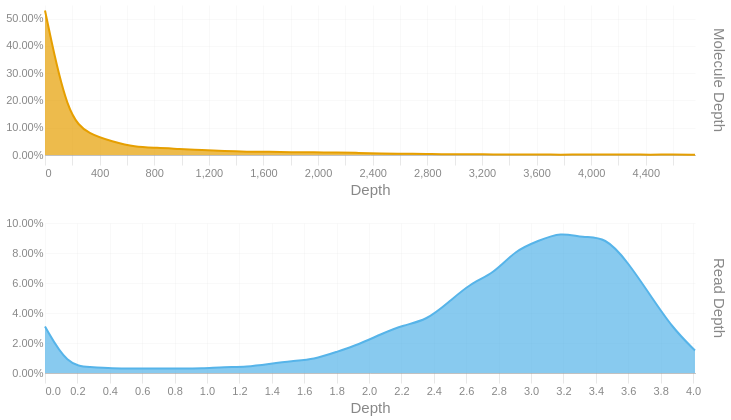

Notebook code cell kept with this figure:
### Code cell
readdep = depth_hist(tb['Read Depth'], q99, 3)
readdep = readdep.with_columns(pl.lit('Read Depth').alias('Metric'))
if not SKIPLR:
    moldep = depth_hist(tb['Molecule Depth'], mol_q99, 1)
    moldep = moldep.with_columns(pl.lit('Molecule Depth').alias('Metric'))
    _hist = pl.concat([readdep, moldep])
    _hist = _hist.filter(pl.col('Proportion') != 0)
    with SafeRender(_hist):
        (
            alt.Chart(_hist)        
            .mark_area(interpolate = "basis")
            .encode(
                x=alt.X('Bin:Q').scale(domainMin=0).axis(alt.Axis(title='Depth')),
                y = alt.Y('Proportion:Q', title = None).axis(format = '.2%'),
                color = alt.Color('Metric:N').legend(None),
                row = alt.Row("Metric:N").header(title = None, labelOrient = 'right'),
                tooltip = [
                    alt.Tooltip("Metric:N", title = "Metric"),
                    alt.Tooltip('Interval:N', title = "Depth Interval"),
                    alt.Tooltip('Proportion:Q', title = "% Alignments").format('.2%')
                ]
            )
            .resolve_scale(x='independent', y='independent')
            .properties(
                height = 150, width = 650,
                usermeta={'embedOptions': {'downloadFileName': f'{samplename}.depth.hist'}}
            )
        ).display()
else:
    readdep = readdep.filter(pl.col('Proportion') != 0)
    with SafeRender(readdep):
        (
            alt.Chart(readdep)        
            .mark_area(interpolate = "basis")
            .encode(
                x=alt.X('Bin:Q').scale(domainMin=0).axis(alt.Axis(title='Depth')),
                y = alt.Y('Proportion:Q', title = None).axis(format = '.2%'),
                tooltip = [
                    alt.Tooltip('Interval:N', title = "Depth Interval"),
                    alt.Tooltip('Proportion:Q', title = "% Alignments").format('.2%')
                ]
            )
            .properties(
                usermeta={'embedOptions': {'downloadFileName': f'{samplename}.depth.hist'}}
            )
        ).display()

### Figure 1 — Vega-Lite specification as saved in the notebook (floating-point values rounded to 4 significant figures)
{"width": 650, "height": 150, "config": {"title": {"anchor": "start", "dy": -15, "fontSize": 18, "color": "#888888", "subtitleColor": "#888888", "subtitleFontSize": 14}, "arc": {"fill": "#0072B2"}, "axis": {"domainColor": "#888888", "domainWidth": 0.5, "gridWidth": 0.2, "grid": false, "titleFontWeight": 400, "titleFontSize": 15, "labelFontSize": 11, "labelColor": "#888888", "tickColor": "#888888", "tickWidth": 0.2, "titleColor": "#888888"}, "axisBand": {"grid": false}, "axisX": {"grid": true, "tickSize": 10, "domainCap": "round"}, "axisY": {"domain": false, "grid": true, "tickSize": 0, "domainCap": "round"}, "background": "transparent", "header": {"labelFontSize": 15, "labelColor": "#888888", "titleFontSize": 15, "titleFontWeight": 600, "titleColor": "#888888"}, "legend": {"labelFont": "sans-serif", "labelFontSize": 12, "labelColor": "#888888", "symbolSize": 100, "symbolType": "circle", "titleFontSize": 12, "titlePadding": 10, "titleColor": "#888888", "title": null}, "range": {"category": ["#E69F00", "#56B4E9", "#009E73", "#F0E442", "#0072B2", "#D55E00", "#CC79A7", "#000000"], "diverging": ["#cfe8f3", "#a2d4ec", "#73bfe2", "#46abdb", "#1696d2", "#12719e"]}, "area": {"fill": "#0072B2", "fillOpacity": 0.7, "line": true, "strokeOpacity": 0.7}, "line": {"color": "#0072B2", "stroke": "#0072B2", "strokeWidth": 2}, "trail": {"color": "#0072B2", "stroke": "#0072B2", "strokeWidth": 0, "size": 1}, "point": {"filled": true, "fillOpacity": 1.0, "size": 95}, "text": {"color": "#888888", "fontSize": 11, "align": "right", "fontWeight": 400, "size": 11}, "bar": {"fill": "#0072B2", "stroke": null}, "view": {"stroke": null, "continuousWidth": 660, "continuousHeight": 400}}, "data": {"name": "data-38b8b52c599dd5253ed47f9bc27008db"}, "mark": {"type": "area", "interpolate": "basis"}, "encoding": {"color": {"field": "Metric", "legend": null, "type": "nominal"}, "row": {"field": "Metric", "header": {"title": null, "labelOrient": "right"}, "type": "nominal"}, "tooltip": [{"field": "Metric", "title": "Metric", "type": "nominal"}, {"field": "Interval", "title": "Depth Interval", "type": "nominal"}, {"field": "Proportion", "format": ".2%", "title": "% Alignments", "type": "quantitative"}], "x": {"axis": {"title": "Depth"}, "field": "Bin", "scale": {"domainMin": 0}, "type": "quantitative"}, "y": {"axis": {"format": ".2%"}, "field": "Proportion", "title": null, "type": "quantitative"}}, "resolve": {"scale": {"x": "independent", "y": "independent"}}, "usermeta": {"embedOptions": {"downloadFileName": "S6_Kennetcook_3563.depth.hist"}}, "$schema": "https://vega.github.io/schema/vega-lite/v6.1.0.json", "datasets": {"data-38b8b52c599dd5253ed47f9bc27008db": [{"Bin": 0.0, "Interval": "0.0-0.138", "Proportion": 0.031, "Metric": "Read Depth"}, {"Bin": 0.138, "Interval": "0.138-0.277", "Proportion": 0.005, "Metric": "Read Depth"}, {"Bin": 0.277, "Interval": "0.277-0.415", "Proportion": 0.004, "Metric": "Read Depth"}, {"Bin": 0.415, "Interval": "0.415-0.553", "Proportion": 0.003, "Metric": "Read Depth"}, {"Bin": 0.553, "Interval": "0.553-0.692", "Proportion": 0.003, "Metric": "Read Depth"}, {"Bin": 0.692, "Interval": "0.692-0.83", "Proportion": 0.003, "Metric": "Read Depth"}, {"Bin": 0.83, "Interval": "0.83-0.968", "Proportion": 0.003, "Metric": "Read Depth"}, {"Bin": 0.968, "Interval": "0.968-1.107", "Proportion": 0.003, "Metric": "Read Depth"}, {"Bin": 1.107, "Interval": "1.107-1.245", "Proportion": 0.004, "Metric": "Read Depth"}, {"Bin": 1.245, "Interval": "1.245-1.383", "Proportion": 0.004, "Metric": "Read Depth"}, {"Bin": 1.383, "Interval": "1.383-1.522", "Proportion": 0.006, "Metric": "Read Depth"}, {"Bin": 1.522, "Interval": "1.522-1.66", "Proportion": 0.008, "Metric": "Read Depth"}, {"Bin": 1.66, "Interval": "1.66-1.798", "Proportion": 0.009, "Metric": "Read Depth"}, {"Bin": 1.798, "Interval": "1.798-1.937", "Proportion": 0.014, "Metric": "Read Depth"}, {"Bin": 1.937, "Interval": "1.937-2.075", "Proportion": 0.019, "Metric": "Read Depth"}, {"Bin": 2.075, "Interval": "2.075-2.213", "Proportion": 0.026, "Metric": "Read Depth"}, {"Bin": 2.213, "Interval": "2.213-2.352", "Proportion": 0.032, "Metric": "Read Depth"}, {"Bin": 2.352, "Interval": "2.352-2.49", "Proportion": 0.035, "Metric": "Read Depth"}, {"Bin": 2.49, "Interval": "2.49-2.628", "Proportion": 0.047, "Metric": "Read Depth"}, {"Bin": 2.628, "Interval": "2.628-2.767", "Proportion": 0.06, "Metric": "Read Depth"}, {"Bin": 2.767, "Interval": "2.767-2.905", "Proportion": 0.066, "Metric": "Read Depth"}, {"Bin": 2.905, "Interval": "2.905-3.043", "Proportion": 0.082, "Metric": "Read Depth"}, {"Bin": 3.043, "Interval": "3.043-3.182", "Proportion": 0.088, "Metric": "Read Depth"}, {"Bin": 3.182, "Interval": "3.182-3.32", "Proportion": 0.094, "Metric": "Read Depth"}, {"Bin": 3.32, "Interval": "3.32-3.458", "Proportion": 0.09, "Metric": "Read Depth"}, {"Bin": 3.458, "Interval": "3.458-3.597", "Proportion": 0.091, "Metric": "Read Depth"}, {"Bin": 3.597, "Interval": "3.597-3.735", "Proportion": 0.074, "Metric": "Read Depth"}, {"Bin": 3.735, "Interval": "3.735-3.873", "Proportion": 0.052, "Metric": "Read Depth"}, {"Bin": 3.873, "Interval": "3.873-4.012", "Proportion": 0.03, "Metric": "Read Depth"}, {"Bin": 4.012, "Interval": "4.012-4.15", "Proportion": 0.015, "Metric": "Read Depth"}, {"Bin": 0.0, "Interval": "0.0-164.1", "Proportion": 0.53, "Metric": "Molecule Depth"}, {"Bin": 164.1, "Interval": "164.1-328.3", "Proportion": 0.137, "Metric": "Molecule Depth"}, {"Bin": 328.3, "Interval": "328.3-492.4", "Proportion": 0.075, "Metric": "Molecule Depth"}, {"Bin": 492.4, "Interval": "492.4-656.6", "Proportion": 0.05, "Metric": "Molecule Depth"}, {"Bin": 656.6, "Interval": "656.6-820.7", "Proportion": 0.029, "Metric": "Molecule Depth"}, {"Bin": 820.7, "Interval": "820.7-984.9", "Proportion": 0.027, "Metric": "Molecule Depth"}, {"Bin": 984.9, "Interval": "984.9-1149.0", "Proportion": 0.022, "Metric": "Molecule Depth"}, {"Bin": 1149.0, "Interval": "1149.0-1313.2", "Proportion": 0.018, "Metric": "Molecule Depth"}, {"Bin": 1313.0, "Interval": "1313.2-1477.3", "Proportion": 0.014, "Metric": "Molecule Depth"}, {"Bin": 1477.0, "Interval": "1477.3-1641.5", "Proportion": 0.012, "Metric": "Molecule Depth"}, {"Bin": 1642.0, "Interval": "1641.5-1805.6", "Proportion": 0.012, "Metric": "Molecule Depth"}, {"Bin": 1806.0, "Interval": "1805.6-1969.8", "Proportion": 0.01, "Metric": "Molecule Depth"}, {"Bin": 1970.0, "Interval": "1969.8-2133.9", "Proportion": 0.01, "Metric": "Molecule Depth"}, {"Bin": 2134.0, "Interval": "2133.9-2298.1", "Proportion": 0.009, "Metric": "Molecule Depth"}, {"Bin": 2298.0, "Interval": "2298.1-2462.2", "Proportion": 0.008, "Metric": "Molecule Depth"}, {"Bin": 2462.0, "Interval": "2462.2-2626.4", "Proportion": 0.005, "Metric": "Molecule Depth"}, {"Bin": 2626.0, "Interval": "2626.4-2790.5", "Proportion": 0.005, "Metric": "Molecule Depth"}, {"Bin": 2790.0, "Interval": "2790.5-2954.7", "Proportion": 0.004, "Metric": "Molecule Depth"}, {"Bin": 2955.0, "Interval": "2954.7-3118.8", "Proportion": 0.002, "Metric": "Molecule Depth"}, {"Bin": 3119.0, "Interval": "3118.8-3283.0", "Proportion": 0.003, "Metric": "Molecule Depth"}, {"Bin": 3283.0, "Interval": "3283.0-3447.1", "Proportion": 0.002, "Metric": "Molecule Depth"}, {"Bin": 3447.0, "Interval": "3447.1-3611.3", "Proportion": 0.002, "Metric": "Molecule Depth"}, {"Bin": 3611.0, "Interval": "3611.3-3775.4", "Proportion": 0.002, "Metric": "Molecule Depth"}, {"Bin": 3775.0, "Interval": "3775.4-3939.6", "Proportion": 0.001, "Metric": "Molecule Depth"}, {"Bin": 3940.0, "Interval": "3939.6-4103.7", "Proportion": 0.002, "Metric": "Molecule Depth"}, {"Bin": 4104.0, "Interval": "4103.7-4267.9", "Proportion": 0.002, "Metric": "Molecule Depth"}, {"Bin": 4268.0, "Interval": "4267.9-4432.0", "Proportion": 0.002, "Metric": "Molecule Depth"}, {"Bin": 4432.0, "Interval": "4432.0-4596.2", "Proportion": 0.001, "Metric": "Molecule Depth"}, {"Bin": 4596.0, "Interval": "4596.2-4760.3", "Proportion": 0.002, "Metric": "Molecule Depth"}, {"Bin": 4760.0, "Interval": "4760.3-4924.46", "Proportion": 0.001, "Metric": "Molecule Depth"}]}}
